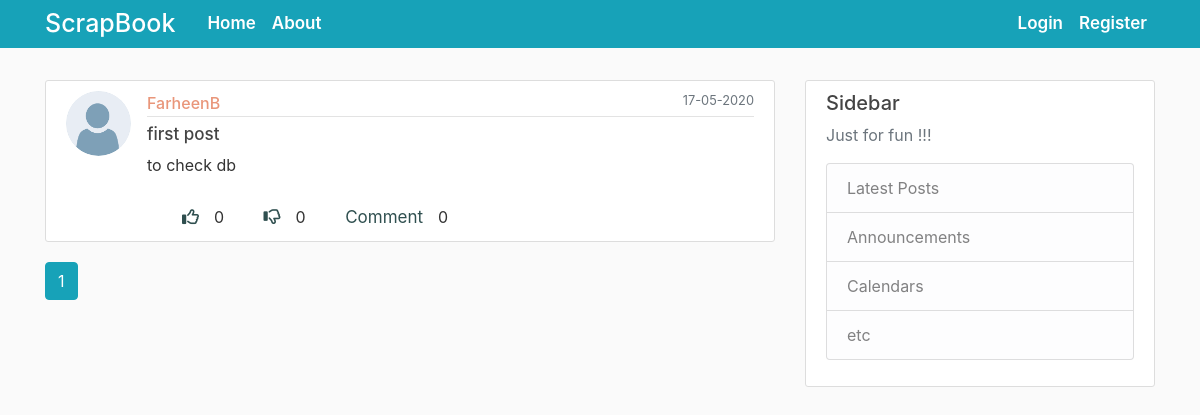
The page /home on the database its author committed.
### flaskblog/models.py (models this page shows, shortened)
class Post(db.Model):
    id = db.Column(db.Integer, primary_key=True)
    title = db.Column(db.String(100), nullable=False)
    date_posted = db.Column(db.DateTime, nullable=False, default=datetime.now())
    content = db.Column(db.Text, nullable=False)
    user_id = db.Column(db.Integer, db.ForeignKey('user.id'), nullable=False)
    post_img = db.Column(db.String(20), nullable=True)
    comments = db.relationship('PostMetadata', backref='posts', lazy=True)

class User(db.Model, UserMixin):
    id = db.Column(db.Integer, primary_key=True)
    username = db.Column(db.String(20), unique=True, nullable=False)
    email = db.Column(db.String(120), unique=True, nullable=False)
    image_file = db.Column(db.String(20), nullable=False, default='default.jpg')
    cover_photo = db.Column(db.String(20), nullable=False, default='default.jpg')
    password = db.Column(db.String(60), nullable=False)
    bio = db.Column(db.Text(), nullable=True)
    dob = db.Column(db.DateTime(), nullable=True)
    location = db.Column(db.String(64),nullable=True)
    member_since = db.Column(db.DateTime(), default=datetime.now(),nullable=False)
    posts = db.relationship('Post', backref='author', lazy=True)
    comments = db.relationship('PostMetadata', backref='author_comment', lazy=True)

### flaskblog/main/routes.py (the view)
@main.route("/")
@main.route("/home")
def home():
    page = request.args.get('page', 1, type=int)
    posts = Post.query.order_by(Post.date_posted.desc()).paginate(page=page, per_page=5)
    return render_template('home.html', posts=posts,today=datetime.now())

### flaskblog/templates/home.html (shortened to what this page needs)
{% extends "layout.html" %}
{% block content %}
{% for post in posts.items %}
<article class="media content-section">
    <img class="rounded-circle article-img"
        src="{{ url_for('static', filename='profile_pics/' + post.author.image_file) }}">
    <div class="media-body">
        <div class="article-metadata">
            {% if current_user.is_authenticated %}
            <a class="mr-2"
                href="{{ url_for('users.user_posts', username=post.author.username) }}">{{ post.author.username }}</a>
            {% else %}
             <a class="mr-2"
                 href="{{ url_for('users.login') }}">{{ post.author.username }}</a>
             {% endif%}
                <small class="text-muted float-right">
                   {% if post.date_posted.date()==today.date() %}
                   {{ post.date_posted.strftime('%H:%M') }}
                   {% else %}
                   {{ post.date_posted.strftime('%d-%m-%Y') }}
                   {% endif %}
                </small>
        </div>
        <h5>
            {% if current_user.is_authenticated %}
            <a class="article-title" href="{{ url_for('posts.post', post_id=post.id) }}">{{ post.title }}</a>
            {% else %}
            <a class="article-title" href="{{ url_for('users.login') }}">{{ post.title }}</a>
            {% endif%}
        </h5>
        <p class="article-content">{{ post.content }}</p>
        <div class="comment section">
            <span class="post-metadata">
                <a class="article-title" href="{{ url_for('posts.post', post_id=post.id) }}"><i
                        class="far fa-thumbs-up fa-1x"></i></a>{{0}}
                <a class="article-title" href="{{ url_for('posts.post', post_id=post.id) }}"><i
                        class="far fa-thumbs-down fa-1x"></i></a>{{0}}
                <a class="article-title" href="{{ url_for('posts.post', post_id=post.id) }}">Comment</a>{{(0)}}
            </span>
        </div>
    </div>
</article>
{% endfor %}
{% for page_num in posts.iter_pages(left_edge=1, right_edge=1, left_current=1, right_current=2) %}
{% if page_num %}
{% if posts.page == page_num %}
<a class="btn btn-info mb-4" href="{{ url_for('main.home', page=page_num) }}">{{ page_num }}</a>
{% else %}
<a class="btn btn-outline-info mb-4" href="{{ url_for('main.home', page=page_num) }}">{{ page_num }}</a>
{% endif %}
{% else %}
...
{% endif %}
{% endfor %}
{% endblock content %}

### flaskblog/static/main.css (style rules this page uses)
body { background: #fafafa; color: #333333; margin-top: 5rem; }
h1, h2, h3, h4, h5, h6 { color: #444444; }
.content-section { background: #ffffff; padding: 10px 20px; border: 1px solid #dddddd; border-radius: 3px; margin-bottom: 20px; }
.article-title { color: #444444; font-size: 17px !important; }
.article-content { white-space: pre-line; }
.article-img { height: 65px; width: 65px; margin-right: 16px; }
.article-metadata { padding-bottom: 1px; margin-bottom: 4px; border-bottom: 1px solid #e3e3e3 }
.article-metadata a { color: darksalmon; font-weight: 500; }
.post-metadata { font-size: 1rem!important; }
.post-metadata i { padding-top:15px; }
.post-metadata a { padding-top:15px; padding-right: 15px; padding-left: 35px; color: darkslategrey }

### rows shown on the page
Post: image_file (placeholder picture), author.username "FarheenB", date_posted "17-05-2020", title "first post", content "to check db", value "0"

### other values the page prints
{{ page_num }} "1"
